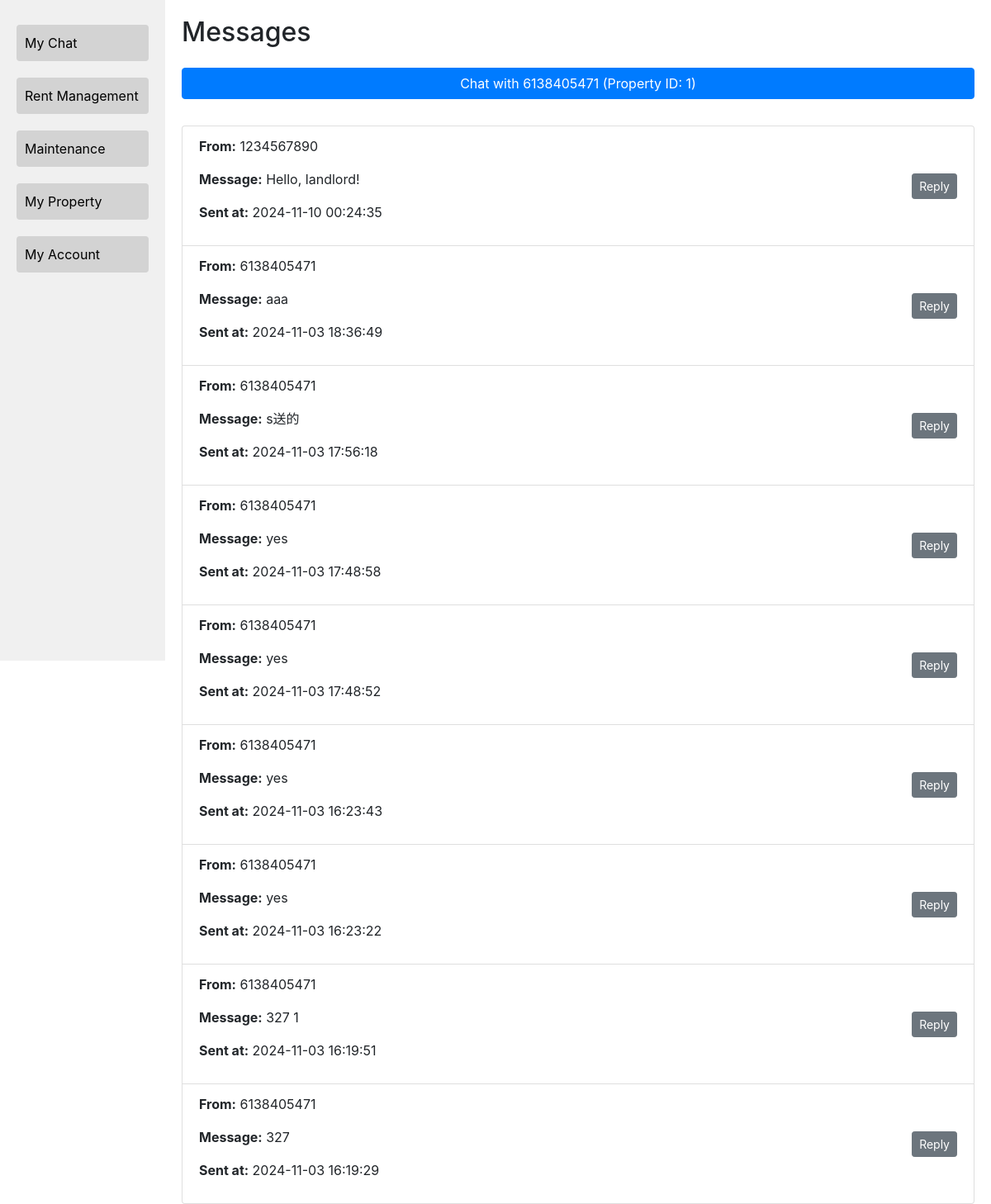
The app's page /6138405470/chat (signed in) with its own data.
### tables this page shows
CREATE TABLE messages (
            id INTEGER PRIMARY KEY AUTOINCREMENT,
            property_id INTEGER,
            tenant_phone TEXT,
            landlord_phone TEXT,
            message TEXT,
            sender TEXT NOT NULL,
            receiver TEXT,
            pdf_filename TEXT,  -- Column to store the PDF file path
            timestamp DATETIME DEFAULT CURRENT_TIMESTAMP,
            FOREIGN KEY (property_id) REFERENCES properties(id)
        );

### app.py (the view)
@app.route('/<phone>/chat')
def chat(phone):
    if 'user_type' in session and session['user_type'] == 'landlord' and session['phone'] == phone:
        conn = sqlite3.connect('rental_management.db')
        cursor = conn.cursor()
        cursor.execute('''
            SELECT DISTINCT property_id, tenant_phone
            FROM messages
            WHERE landlord_phone = ? AND sender = ?
            ORDER BY timestamp DESC
        ''', (phone, session['username']))
        active_chats = [
            {
                'property_id': row[0],
                'tenant_phone': row[1]
            }
            for row in cursor.fetchall()
        ]
        cursor.execute('''
            SELECT property_id, tenant_phone, message, pdf_filename, timestamp
            FROM messages
            WHERE landlord_phone = ?
            ORDER BY timestamp DESC
        ''', (phone,))
        messages = [
            {
                'property_id': row[0],
                'tenant_phone': row[1],
                'message': row[2],
                'pdf_filename': row[3],
                'timestamp': row[4]
            }
            for row in cursor.fetchall()
        ]
        conn.close()
        return render_template('chat.html', active_chats=active_chats, messages=messages, phone=phone)
    else:
        flash('Access denied. This page is for landlords only.', 'error')
        return redirect(url_for('home'))

### templates/chat.html (shortened to what this page needs)
<!DOCTYPE html>
<html lang="en">
<head>
    <link rel="stylesheet" href="https://maxcdn.bootstrapcdn.com/bootstrap/4.5.2/css/bootstrap.min.css">
</head>
<body>
    <div class="sidebar">
        <button onclick="navigateTo('chat')">My Chat</button>
        <button onclick="navigateTo('rentmanagement')">Rent Management</button>
        <button onclick="navigateTo('report')">Maintenance</button>
        <button onclick="navigateTo('myproperty')">My Property</button>
        <button onclick="navigateTo('myaccount')">My Account</button>
    </div>
    <div class="content">
        <h2>Messages</h2>
        {% if active_chats %}
            <div class="list-group mt-4">
                {% for chat in active_chats %}
                    <a href="{{ url_for('chat_detail', property_id=chat.property_id, tenant_phone=chat.tenant_phone) }}" class="btn btn-primary mb-2">
                        Chat with {{ chat.tenant_phone }} (Property ID: {{ chat.property_id }})
                    </a>
                {% endfor %}
            </div>
        {% else %}
            <p>No active chats available.</p>
        {% endif %}
        {% if messages %}
            <div class="list-group mt-4">
                {% for message in messages %}
                    <div class="list-group-item d-flex justify-content-between align-items-center">
                        <div>
                            <p><strong>From:</strong> {{ message.tenant_phone }}</p>
                            <p><strong>Message:</strong> {{ message.message }}</p>
                            <p><strong>Sent at:</strong> {{ message.timestamp }}</p>
                        </div>
                        <div>
                            <a href="{{ url_for('chat_detail', property_id=message.property_id, tenant_phone=message.tenant_phone) }}" class="btn btn-sm btn-secondary">Reply</a>
                        </div>
                    </div>
                {% endfor %}
            </div>
        {% else %}
            <p>No messages available.</p>
        {% endif %}
    </div>
</body>
</html>

### templates/chat.html (style rules this page uses)
body { display: flex; height: 100vh; margin: 0; }
.sidebar { width: 200px; background-color: #f0f0f0; display: flex; flex-direction: column; align-items: stretch; padding-top: 20px; }
.sidebar button { margin: 10px 20px; padding: 10px; text-align: left; border: none; background-color: #d3d3d3; border-radius: 4px; cursor: pointer; }
.content { flex-grow: 1; padding: 20px; }

### records on screen
messages: tenant_phone "1234567890", message "Hello, landlord!", timestamp "2024-11-10 00:24:35"
messages: tenant_phone "6138405471", message "aaa", timestamp "2024-11-03 18:36:49"
messages: tenant_phone "6138405471", message "s送的", timestamp "2024-11-03 17:56:18"
messages: tenant_phone "6138405471", message "yes", timestamp "2024-11-03 17:48:58"
messages: tenant_phone "6138405471", message "yes", timestamp "2024-11-03 17:48:52"
messages: tenant_phone "6138405471", message "yes", timestamp "2024-11-03 16:23:43"
messages: tenant_phone "6138405471", message "yes", timestamp "2024-11-03 16:23:22"
messages: tenant_phone "6138405471", message "327 1", timestamp "2024-11-03 16:19:51"
messages: tenant_phone "6138405471", message "327", timestamp "2024-11-03 16:19:29"

### other values on screen
{{ chat.tenant_phone }} "6138405471"
{{ chat.property_id }} "1"
